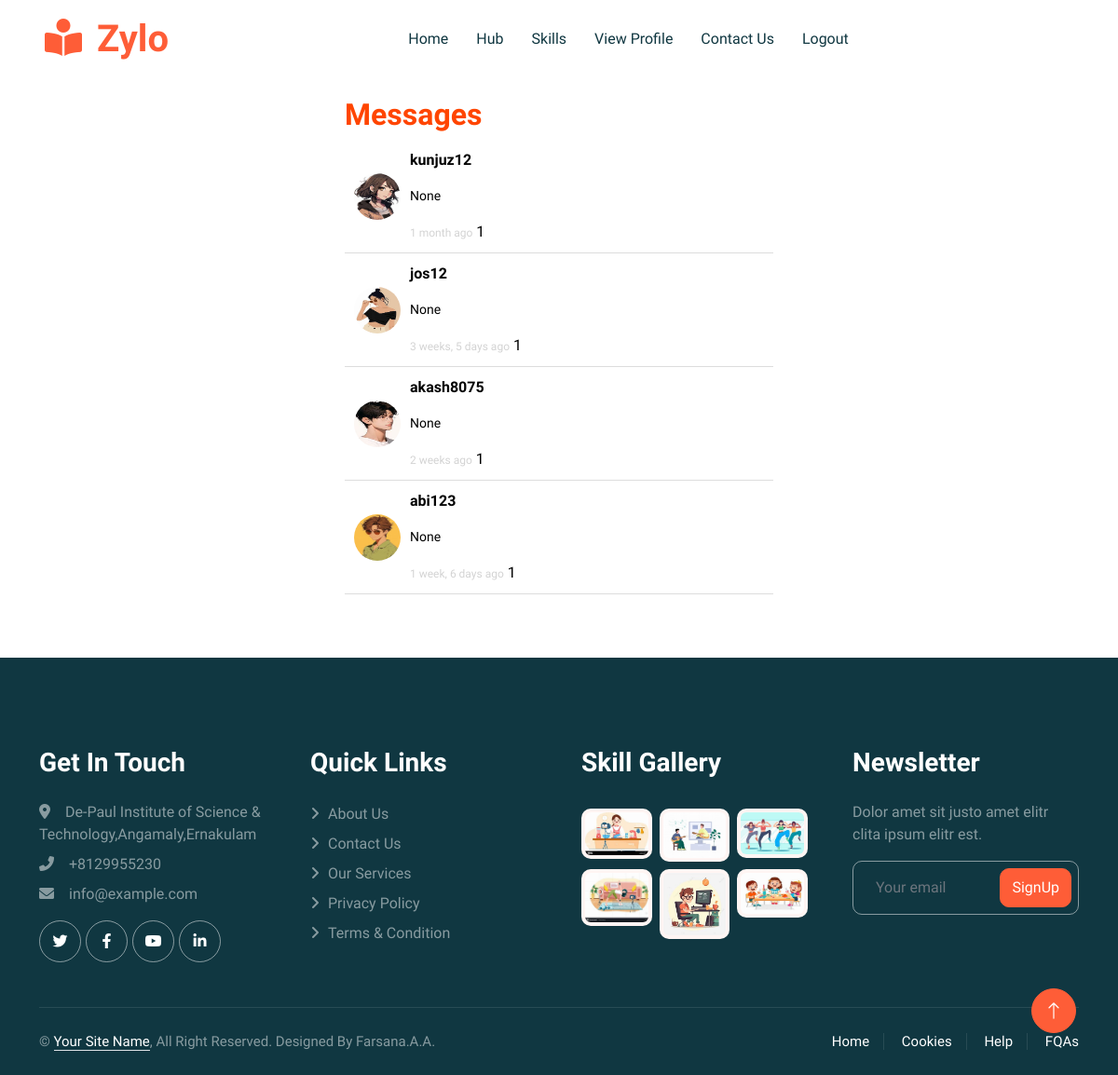
The app's page /chat_list (signed in), older data.
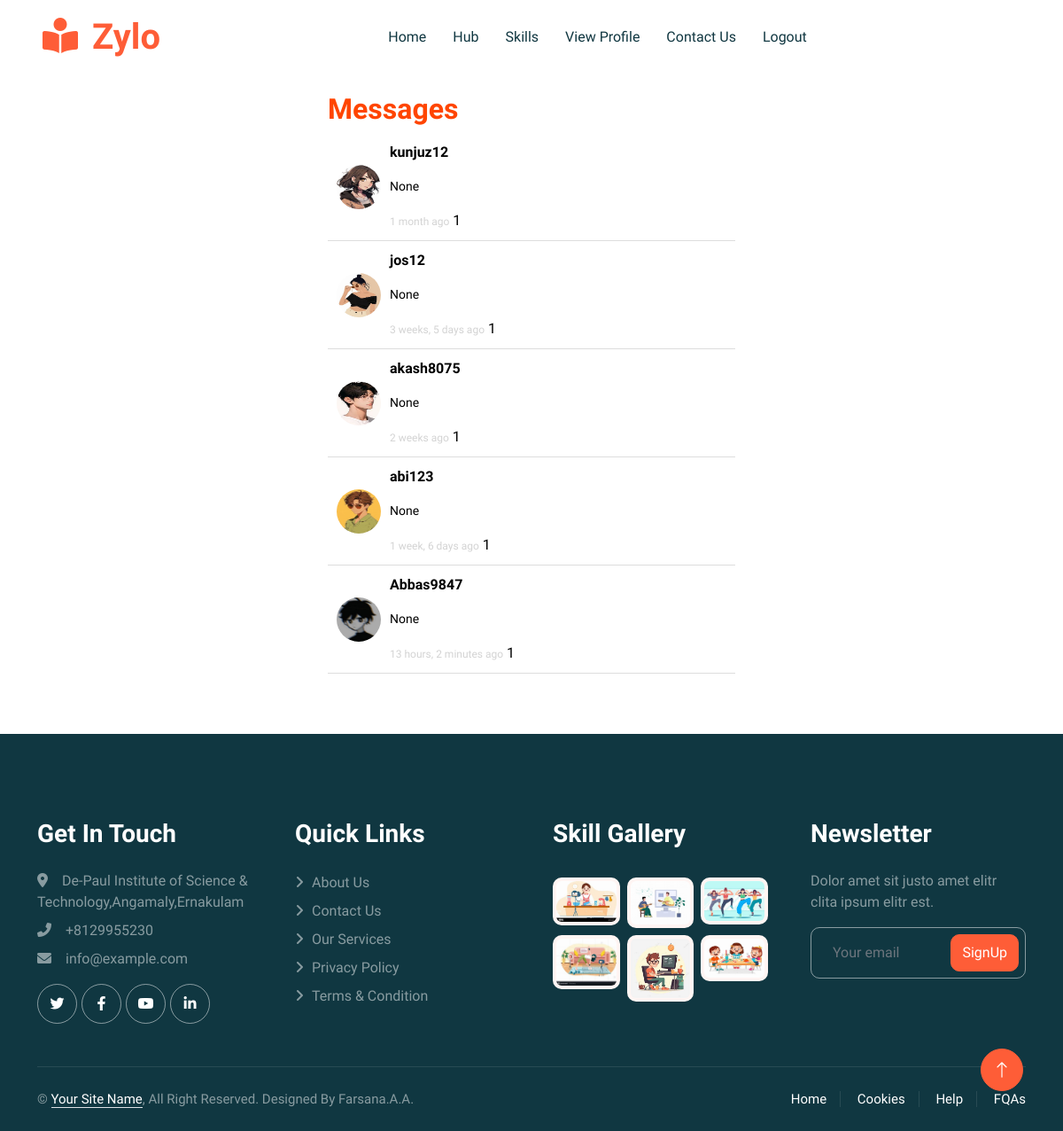
The same page, newer data.
### userapp/models.py (models this page shows)
class Register(AbstractUser):
    usertype = models.CharField(max_length=50,default="admin")
    contact = models.IntegerField(null=True)
    image = models.ImageField(upload_to='uploads/',null=True)
    bio = models.TextField(max_length=500,null=True)
    interests = models.TextField(max_length=100,null=True)
    skills = models.TextField(max_length=100,null=True)
    proof_document = models.FileField(upload_to='proof_videos/', null=True, blank=True)  # Accepts videos)
    is_listener = models.BooleanField(default=False)
    is_teacher = models.BooleanField(default=False)
    gender = models.CharField(max_length=50,null=True)
    full_name = models.CharField(max_length=100, null=True)
    is_approved = models.BooleanField(default=True)
    followers = models.ManyToManyField("self", symmetrical=False, related_name="following", blank=True)

class Message(models.Model):
    is_following = models.BooleanField(default=False)
    message = models.CharField(max_length=100, null=True)
    follower = models.ForeignKey(Register, on_delete=models.CASCADE,null=True,related_name="follower")
    message_created_at = models.DateTimeField(auto_now_add =True)
    followee = models.ForeignKey(Register, on_delete=models.CASCADE,null=True,related_name="followee")
    response = models.CharField(max_length=100, null=True)
    is_read = models.BooleanField(default=False)  # Add this field

### userapp/views.py (the view)
# urls.py: path('chat_list',views.chat_list,name="chat_list") ,
@login_required
def chat_list(request):
    user = request.user
    chats = Message.objects.filter(followee=user).values('follower').distinct()  # Get unique followers
    chat_users = []
    for chat in chats:
        last_message = Message.objects.filter(follower_id=chat['follower'], followee=user).order_by('-message_created_at').first()
        unread_count = Message.objects.filter(follower_id=chat['follower'], followee=user, is_read=False).count()  # Count unread messages per user
        chat_users.append({
            'follower': last_message.follower,
            'last_message': last_message.message,
            'time': last_message.message_created_at,
            'unread_count': unread_count
        })
        unread_count_total = Message.objects.filter(followee=user, is_read=False).count()  # Total unread messages
    return render(request, 'chat_list.html', {'chat_users': chat_users})

### userapp/templates/chat_list.html (shortened to what this page needs)
{% load static %}
{% include 'header.html' %}
<link rel="stylesheet" href="https://cdnjs.cloudflare.com/ajax/libs/font-awesome/6.0.0-beta3/css/all.min.css">
<link rel="stylesheet" href="{% static 'css/chatlist.css' %}">
<div class="chat-list-container">
    <h2>Messages</h2>
    {% for chat in chat_users %}
        <a href="{% url 'message_user' chat.follower.id %}" class="chat-item">
            <div class="chat-profile">
             <img class="rounded-circle profile-img" src="{{ chat.follower.image.url }}" alt="Profile Pic">
            </div>
            <div class="chat-info">
                <p class="chat-name">{{ chat.follower.username }}</p>
                <p class="chat-preview">{{ chat.last_message }}</p>
                <span class="chat-time">{{ chat.time|timesince }} ago</span>
                {% if chat.unread_count > 0 %}
                    <span class="chat-unread-count">{{ chat.unread_count }}</span>
                {% endif %}
            </div>
        </a>
    {% empty %}
        <p>No messages yet.</p>
    {% endfor %}
</div>
{% include 'footer.html' %}

Row changes from the older to the newer data that the page shows:
now on this page (row edited): Register: follower.image (picture), follower.username "Abbas9847", last_message "None", time "13 hours, 2 minutes", unread_count "1"
